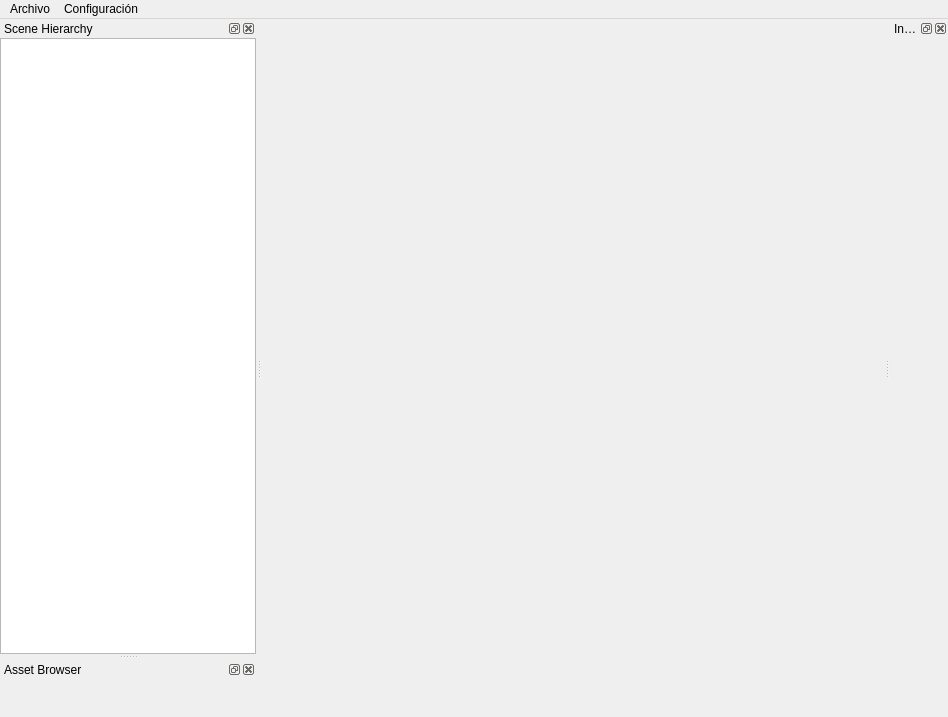
<?xml version="1.0" encoding="UTF-8"?>
<ui version="4.0">
 <class>Editor</class>
 <widget class="QMainWindow" name="Editor">
  <property name="geometry">
   <rect>
    <x>0</x>
    <y>0</y>
    <width>948</width>
    <height>717</height>
   </rect>
  </property>
  <property name="windowTitle">
   <string>OrbitEngine - Editor</string>
  </property>
  <property name="unifiedTitleAndToolBarOnMac">
   <bool>false</bool>
  </property>
  <widget class="QWidget" name="centralwidget">
   <property name="autoFillBackground">
    <bool>false</bool>
   </property>
   <layout class="QVBoxLayout" name="verticalLayout_2">
    <item>
     <widget class="QOEWidget" name="mainView" native="true"/>
    </item>
   </layout>
  </widget>
  <widget class="QDockWidget" name="dockWidget">
   <property name="floating">
    <bool>false</bool>
   </property>
   <property name="windowTitle">
    <string>Scene Hierarchy</string>
   </property>
   <attribute name="dockWidgetArea">
    <number>1</number>
   </attribute>
   <widget class="QWidget" name="dockWidgetContents">
    <layout class="QVBoxLayout" name="verticalLayout">
     <property name="spacing">
      <number>0</number>
     </property>
     <property name="leftMargin">
      <number>0</number>
     </property>
     <property name="topMargin">
      <number>0</number>
     </property>
     <property name="rightMargin">
      <number>0</number>
     </property>
     <property name="bottomMargin">
      <number>0</number>
     </property>
     <item>
      <widget class="QTreeView" name="sceneHierarchy"/>
     </item>
    </layout>
   </widget>
  </widget>
  <widget class="QDockWidget" name="dock_inspector">
   <property name="windowTitle">
    <string>Inspector</string>
   </property>
   <attribute name="dockWidgetArea">
    <number>2</number>
   </attribute>
   <widget class="QWidget" name="dockWidgetContents_2"/>
  </widget>
  <widget class="QMenuBar" name="menuBar">
   <property name="geometry">
    <rect>
     <x>0</x>
     <y>0</y>
     <width>948</width>
     <height>21</height>
    </rect>
   </property>
   <widget class="QMenu" name="menuArchivo">
    <property name="title">
     <string>Archivo</string>
    </property>
    <addaction name="actionNuevo"/>
    <addaction name="actionAbrir"/>
    <addaction name="separator"/>
    <addaction name="actionSalir"/>
   </widget>
   <widget class="QMenu" name="menuConfiguraci_n">
    <property name="title">
     <string>Configuración</string>
    </property>
    <addaction name="actionConfiguraci_n"/>
   </widget>
   <addaction name="menuArchivo"/>
   <addaction name="menuConfiguraci_n"/>
  </widget>
  <widget class="QDockWidget" name="dock_assets">
   <property name="windowTitle">
    <string>Asset Browser</string>
   </property>
   <attribute name="dockWidgetArea">
    <number>1</number>
   </attribute>
   <widget class="QWidget" name="dockWidgetContents_4"/>
  </widget>
  <action name="actionNuevo">
   <property name="text">
    <string>Nuevo..</string>
   </property>
  </action>
  <action name="actionAbrir">
   <property name="text">
    <string>Abrir...</string>
   </property>
  </action>
  <action name="actionSalir">
   <property name="text">
    <string>Salir</string>
   </property>
  </action>
  <action name="actionConfiguraci_n">
   <property name="text">
    <string>Configuración...</string>
   </property>
  </action>
 </widget>
 <customwidgets>
  <customwidget>
   <class>QOEWidget</class>
   <extends>QWidget</extends>
   <header location="global">UI/QOEWidget.hpp</header>
   <container>1</container>
  </customwidget>
 </customwidgets>
 <resources/>
 <connections/>
</ui>
